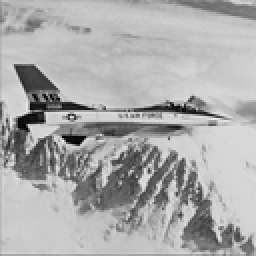
%> input picture term/sourceimage/jet.bmp, 128 x 128 px, shrunk from 512 x 512 before the run (shown 2 times larger)
$ octave noise.m   (GNU Octave 9; MATLAB toolbox functions it lacks are replaced by stand-ins)
%> lines starting %> are read from the running program, lines starting %| are printed output that depends on the picture
### code/median_filter.m
function [ img ] = median_filter( image, m )
    n = m;
    [ height, width ] = size(image);
    x1 = double(image);
    x2 = x1;
    for i = 1: height-n+1
        for j = 1:width-n+1
            mb = x1( i:(i+n-1),  j:(j+n-1) );
            mb = mb(:);
            mm = median(mb);
            x2( i+(n-1)/2,  j+(n-1)/2 ) = mm;

        end
    end

    img = uint8(x2);
end

### code/noise.m

close all;
clear all;
clc;

raw_image=imread('/disk/repository/course/dip/term/sourceimage/jet.bmp');
%> raw_image is the input picture: size 128x128 uint8; min 0, max 238, mean 170.9
guass_image=imnoise(raw_image,'gaussian',0,0.03);
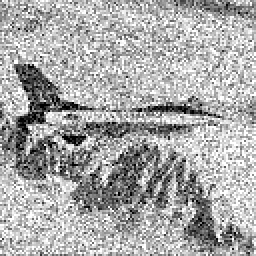
%> guass_image: size 128x128 uint8 (shown 2 times larger); min 0, max 255, mean 169.1
saltpepper_image=imnoise(raw_image,'salt & pepper',0.3);
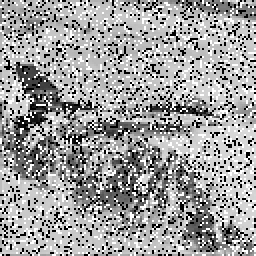
%> saltpepper_image: size 128x128 uint8 (shown 2 times larger); min 0, max 255, mean 157.8
median_filter_guass_image=median_filter(guass_image,3);
%> after the loop in median_filter, `for i = 1: height-n+1`:
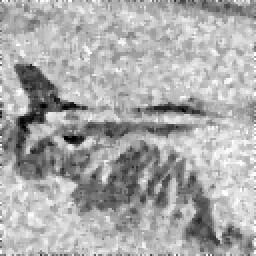
%> x2: size 128x128 double (shown 2 times larger); min 0, max 255, mean 170.3
median_filter_saltpepper_image=median_filter(saltpepper_image,3);
%> call 2 of median_filter, with m = 3
%> after the loop in median_filter (call 2), `for i = 1: height-n+1`:
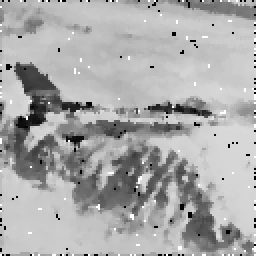
%> x2: size 128x128 double (shown 2 times larger); min 0, max 255, mean 169.7

subplot(1,5,1);
imshow(raw_image);
title('image');

subplot(1,5,2);
imshow(guass_image);
title('guassian noise');

subplot(1,5,3);
imshow(saltpepper_image);
title('salt&pepper noise');

subplot(1,5,4);
imshow(median_filter_guass_image);
title('median filter for guassian');

subplot(1,5,5);
imshow(median_filter_saltpepper_image);
title('median filter for salt&pepper');
